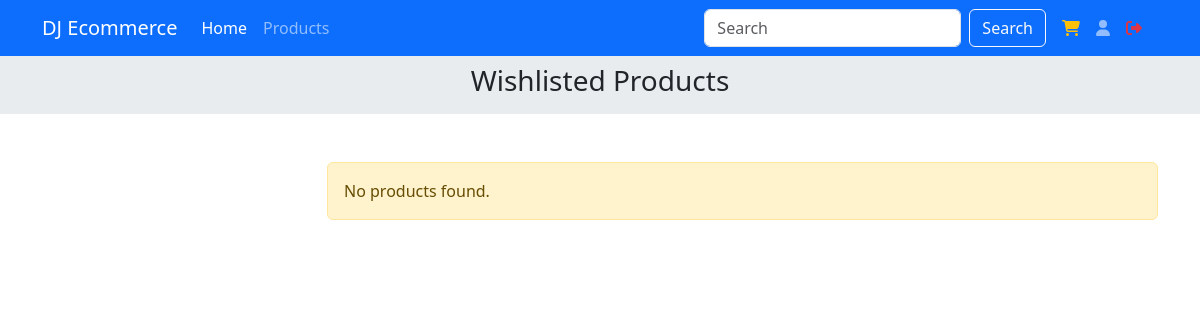
Before: /wishlist/ (signed in) with the older database file.
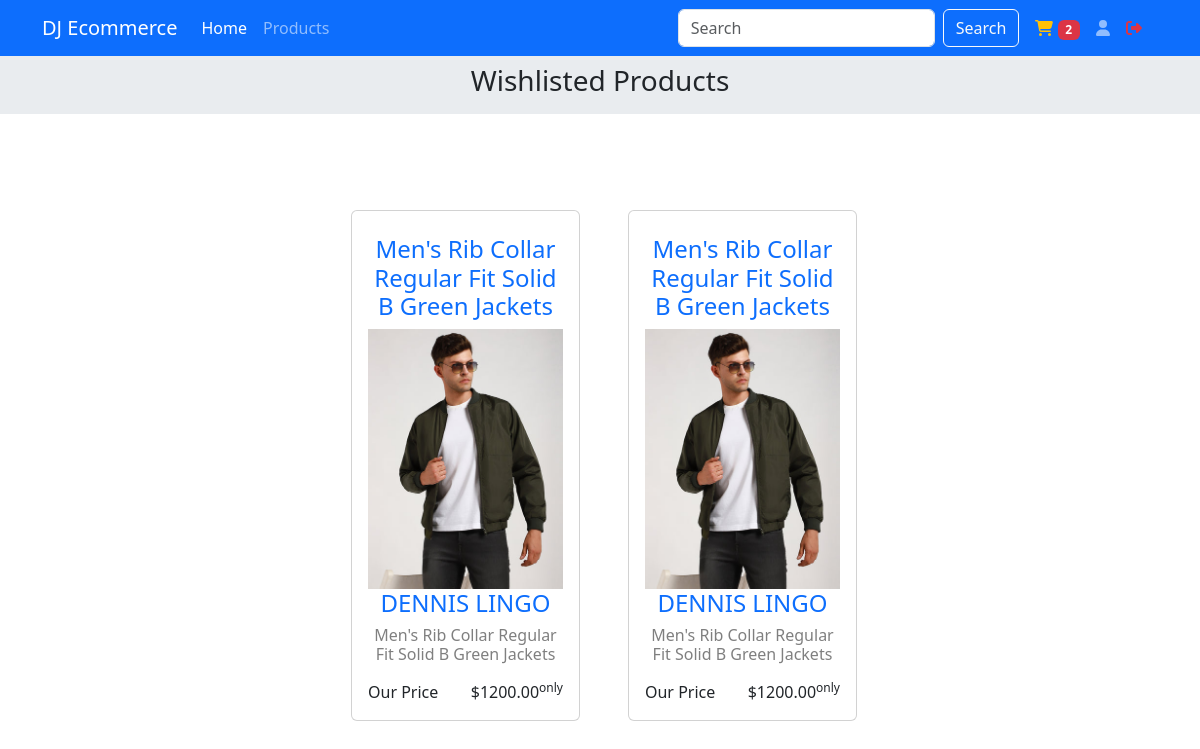
After: the same page with the newer database file.
### products/models.py (models this page shows, shortened)
class Product(models.Model):
    title = models.CharField(max_length = 244)
    brand = models.CharField(max_length = 255, default="N/A")
    category = models.ForeignKey(Category, on_delete = models.DO_NOTHING)
    price = models.DecimalField(max_digits=10, decimal_places=2)
    seller = models.ForeignKey(User, on_delete=models.CASCADE)
    description = models.TextField()
    image= models.ImageField(upload_to='product/')
    slug = models.SlugField(max_length= 255, unique= True)
    created_at = models.DateTimeField(auto_now_add = True)
    updated_at = models.DateTimeField(auto_now = True)

class Wishlist(models.Model):
    product = models.ForeignKey(Product, on_delete=models.CASCADE)
    user = models.ForeignKey(User, on_delete=models.CASCADE)
    created_at = models.DateTimeField(auto_now_add=True)
    updated_at = models.DateTimeField(auto_now=True)

### products/views.py (the view)
# urls.py: path('wishlist/', product_wishlist, name='wishlist'),
def product_wishlist(request):
    return render(
        request, 'products/wishlist.html',
        context={'wishlist': Wishlist.objects.filter(user=request.user)}
    )

### cart/templatetags/cart_tags.py (called while the page is built)
@register.simple_tag(takes_context=True)
def cart_item_count(context):
    request = context['request']
    if 'cart' in request.session:
        return request.session['cart']
    else:
        cart = Cart.objects.filter(user=request.user).first()
        if cart:
            no_of_items = cart.cartitem_set.count()
            request.session['cart'] = no_of_items
            return no_of_items
        return 0

### templates/products/wishlist.html (shortened to what this page needs)
{% extends 'layout/base.html' %}
{% load static %}
{% load crispy_forms_tags %}
{% block content %}
<div class="container-fluid bg-body-secondary p-2 text-center">
    <h3>
        Wishlisted Products
    </h3>
</div>
<div class="container py-5">
    <div class="row">
        <div class="col-md-3">
        </div>
        <div class="col-md-9 mx-auto">
            <div class="container">
                <div class="row">
                    {% for item in wishlist %}
                    <div class="col-md-4">
                        {% include 'components/wishlist_card.html' with product=item.product %}
                    </div>
                    {% empty %}
                    <div class="alert alert-warning" role="alert">
                        No products found.
                    </div>
                    {% endfor %}
                </div>
            </div>
        </div>
    </div>
</div>
{% endblock content %}

### templates/components/wishlist_card.html (shortened to what this page needs)
<div class="d-flex justify-content-center container mt-5">
    <div class="card p-3 bg-white">
        <div class="about-product text-center mt-2">
            <a href="{% url 'product_detail' product.slug %}" class="text-decoration-none">
                <h4>{{product.title}}</h4>
                <img src="{{product.image.url}}" class="img-fluid">
                <div>
                    <h4>{{product.brand}}</h4>
                    <h6 class="mt-0 text-black-50">{{product.title}}</h6>
                </div>
            </a>
        </div>
        <div class="stats mt-2">
            <div class="d-flex justify-content-between p-price">
                <span>Our Price</span>
                <span>${{product.price}}<sup>only</sup></span>
            </div>
        </div>
    </div>
</div>

Changed rows visible on the page:
added Wishlist: image (picture)
now on this page (row unchanged): Product: title "Men's Rib Collar Regular Fit Solid B Green Jackets", brand "DENNIS LINGO", price "1200.00"
added Wishlist: image (picture)
Other visible differences:
{{ item_count }}: (not shown) → "2"
text no longer shown: "No products found."
